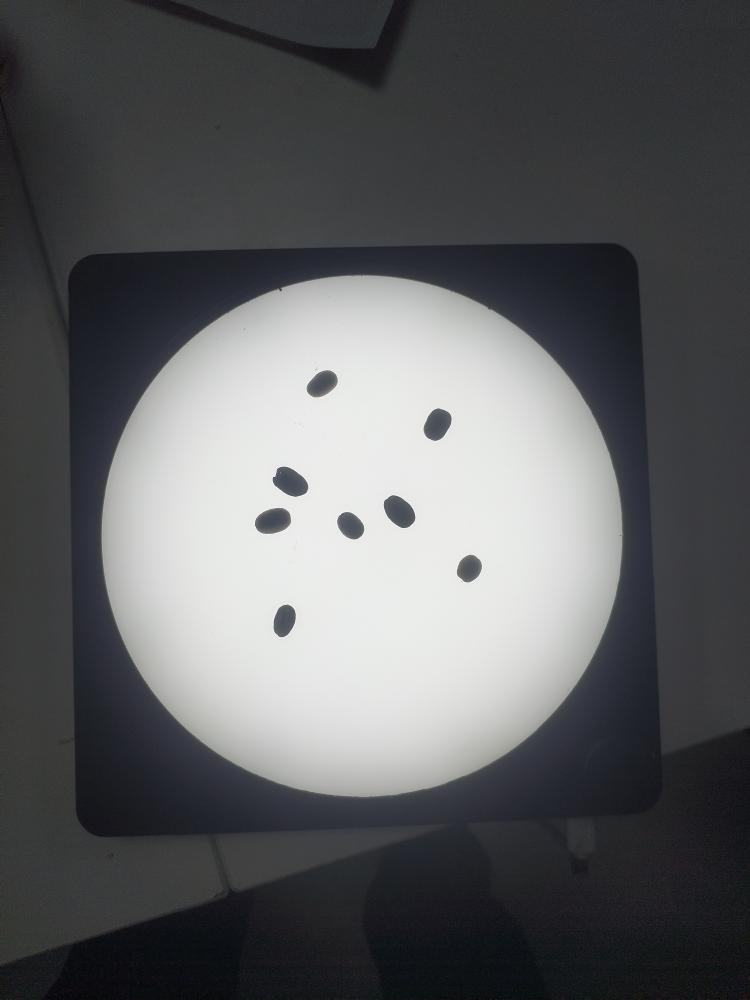
#> input picture particle-core-coffee_bean/57a45b82b6f74f4c59cb697522828378b8d87e55.jpg, 3000 x 4000 px (shown at 1/4 size)
$ python -i coffee_beans_analyze.py   (imports and definitions only)
#> lines starting #> are read from the running program, lines starting #| are printed output that depends on the picture; after the words box and inside, x2 and y2 are one past the last pixel; in counts of white or black regions, pixels touching at a corner belong together
#%% 导入库
import numpy as np
import cv2

#%% 配置常量
IMAGE_SIZE = 3500  # 1750 * 2
COLOR_THRESHOLD = 210

#%% 图像预处理和ROI检测
def preprocess_img(img_cv):
    """预处理图像：灰度化、检测圆形ROI、背景去除和标准化裁切"""
    # 转为灰度图
    img = cv2.cvtColor(img_cv, cv2.COLOR_RGB2GRAY)

    # 缩放图像
    size_ = min(img.shape)
    ratio_ = IMAGE_SIZE / size_
    shape_ = (int(img.shape[1]*ratio_), int(img.shape[0]*ratio_))
    img = cv2.resize(img, shape_)
#> img: shape (4666, 3500)

    # 缩小图像用于圆盘检测
    tmp = cv2.resize(img, (int(img.shape[1]/10), int(img.shape[0]/10)))
    _, binary = cv2.threshold(tmp, 0, 255, cv2.THRESH_BINARY + cv2.THRESH_OTSU)
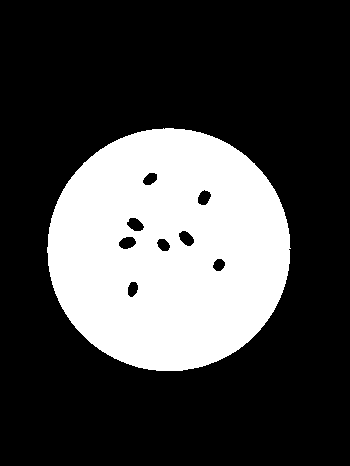
#> binary: shape (466, 350); 27.8% white; 1 white region

    # 找最大白色连通区域，拟合最小外接圆
    contours, _ = cv2.findContours(binary, cv2.RETR_EXTERNAL, cv2.CHAIN_APPROX_SIMPLE)
#> contours = 1 contour; box (x1, y1, x2, y2) and area: (47, 128, 291, 371) 46016
    if not contours:
        raise ValueError("未检测到圆形 ROI，请检查图像或调整参数")
    largest = max(contours, key=cv2.contourArea)
#> largest = contour of 354 points, box (x1, y1, x2, y2) (47, 128, 291, 371), area 46016
    (cx_small, cy_small), r_small = cv2.minEnclosingCircle(largest)
#> cx_small = 168.5; cy_small = 249.3; r_small = 121.6
    circle = np.array([cx_small * 10, cy_small * 10, r_small * 10])
#> circle = [1684.5, 2493.2, 1215.7]

    # 裁切边界 clamp 到图像范围内
    x0 = int(max(0, circle[0] - circle[2]))
#> x0 = 468
    x1 = int(min(img.shape[1], circle[0] + circle[2]))
#> x1 = 2900
    y0 = int(max(0, circle[1] - circle[2]))
#> y0 = 1277
    y1 = int(min(img.shape[0], circle[1] + circle[2]))
#> y1 = 3708

    # 创建圆形掩膜
    mx, my = np.meshgrid(np.arange(img.shape[1]), np.arange(img.shape[0]))
    mask = np.sqrt((mx - circle[0])**2 + (my - circle[1])**2) < circle[2]
#> mask: shape (4666, 3500) bool; 28.4% white; 1 white region, box (x1, y1, x2, y2) and area: (469, 1278, 2901, 3709) 4643003
    vtmp1 = img[mask]
    img_ = img.copy()
    img_[~mask] = np.percentile(vtmp1, 5)
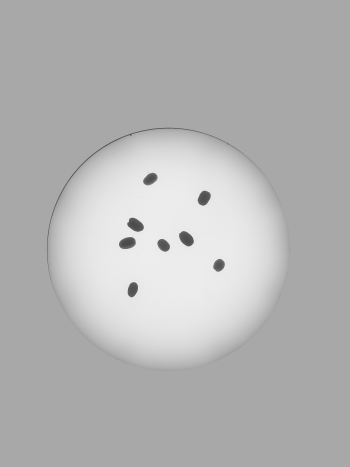
#> img_: shape (4666, 3500) (shown at 1/10 size); min 32, max 255, mean 180.8

    # 高斯滤波和局部归一化（缩4x计算后放大，速度提升约70x）
    _scale = 4
    _small = cv2.resize(img_, (img_.shape[1]//_scale, img_.shape[0]//_scale))
    _Gsmall = cv2.GaussianBlur(_small.astype(np.float32) / 255.0, (0, 0), 160 // _scale)
    Gimg = cv2.resize(_Gsmall, (img_.shape[1], img_.shape[0]))

    img_new = img_.astype(np.float64) / 255.0 / (Gimg + 1e-8)
    img_new = np.clip(img_new, 0, 1) * 255
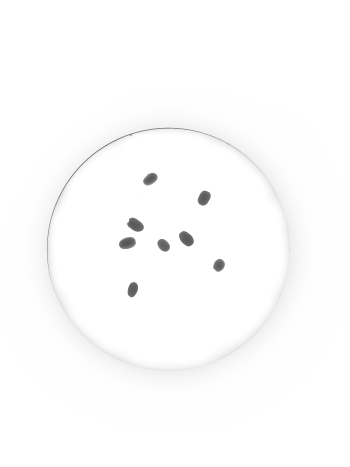
#> img_new: shape (4666, 3500) float64 (shown at 1/10 size); min 38.03, max 255, mean 252.7
    img_new = img_new.astype(np.uint8)

    # 裁切ROI区域
    img_cat = img_new[y0:y1, x0:x1]
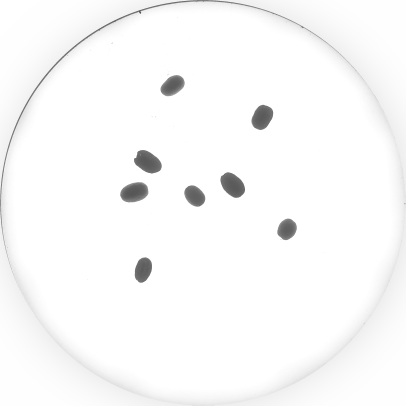
#> img_cat: shape (2431, 2432) (shown at 1/6 size); min 38, max 255, mean 249.3

    # 创建圆形掩膜并处理边缘（基于实际裁切尺寸）
    crop_h, crop_w = img_cat.shape[:2]
    cx_crop = int(circle[0]) - x0
#> cx_crop = 1216
    cy_crop = int(circle[1]) - y0
#> cy_crop = 1216
    r_crop  = int(circle[2])
#> r_crop = 1215
    mx, my = np.meshgrid(np.arange(crop_w), np.arange(crop_h))
    mask = np.sqrt((mx - cx_crop)**2 + (my - cy_crop)**2) > (r_crop - 20)
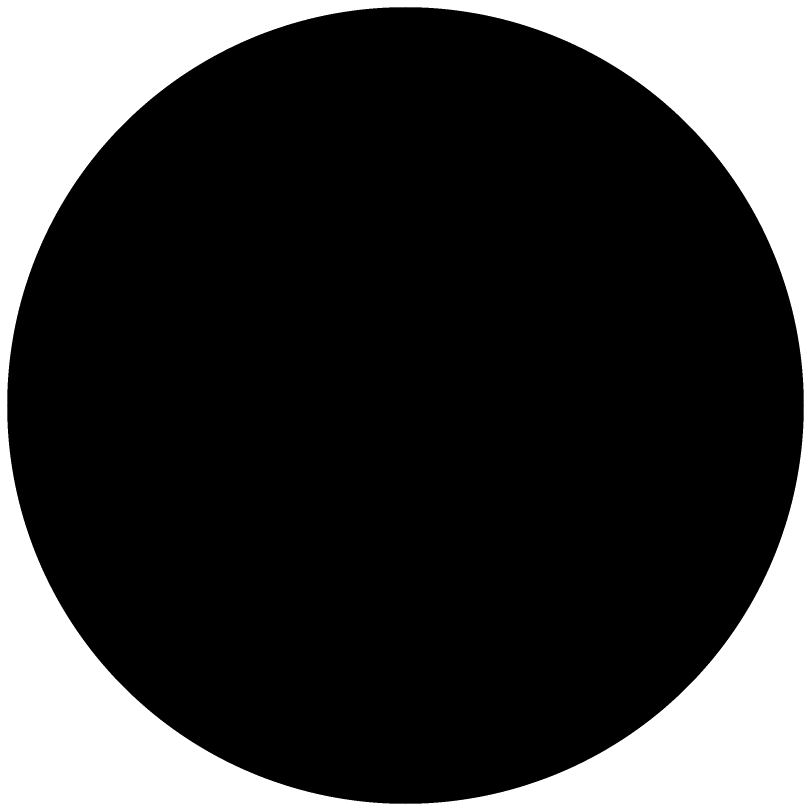
#> mask: shape (2431, 2432) bool (shown at 1/3 size); 24.1% white; 1 white region, box (x1, y1, x2, y2) and area: (0, 0, 2432, 2431) 1426067
    img_cat_ = img_cat.copy()
    img_cat_[mask] = 255

    # 标准化尺寸
    circle = (circle * IMAGE_SIZE / img_cat_.shape[0]).astype(np.int32)
#> circle = [2425, 3589, 1750]
    img_cat_ = cv2.resize(img_cat_, (IMAGE_SIZE, IMAGE_SIZE))
#> img_cat_: shape (3500, 3500)

    return img_cat_, circle

#%% 轮廓平滑
def smooth_granular(gra):
    """平滑轮廓点"""
    if gra.shape[0] < 3:
        return gra.squeeze()

    gra = gra.squeeze().astype(float)
    n = gra.shape[0]
    n2 = n // 2
    gra_ext = np.vstack((gra, gra[1:, :]))

    # 应用均值滤波
    for _ in range(1):
        for i in range(gra_ext.shape[1]):
            vec = gra_ext[:, i]
            for j in range(1, n2+n-1):
                vec[j] = vec[j-1] + (vec[j+1] - vec[j-1]) / 3

    return gra_ext[n2+1:n2+n+1, :]

#%% 几何特征计算
def cal_area(points):
    """计算多边形面积"""
    if len(points) < 3:
        return 0
    x = points[:, 0]
    y = points[:, 1]
    return 0.5 * np.abs(np.dot(x, np.roll(y, 1)) - np.dot(y, np.roll(x, 1)))

def cal_perimeter(points):
    """计算多边形周长"""
    if points.shape[0] < 2:
        return 0
    diffs = np.diff(points, axis=0, prepend=points[-1:])
    return np.sum(np.sqrt(np.sum(diffs**2, axis=1)))

def calculate_short_axis(points):
    """计算咖啡豆的短轴直径（像素单位）"""
    if len(points) < 5:
        rect = cv2.minAreaRect(points.astype(np.float32))
        return min(rect[1])
    ellipse = cv2.fitEllipse(points.astype(np.float32))
    return min(ellipse[1])


def calculate_short_axis_robust(points):
    """
    两次判断短轴（防止弧形/薄片轮廓导致 fitEllipse 虚高）：
    第一次：fitEllipse 快速估算。
    第二次：若结果明显偏大（> 距离变换最大内切圆直径 * 1.5），
            则以距离变换值为准——真正粗壮的豆子内切圆半径接近短轴/2；
            薄弧形轮廓 dist.max 极小，说明 fitEllipse 有误。
    """
    pts = points.reshape(-1, 2)
    sa = calculate_short_axis(pts)

    # 用距离变换计算最大内切圆直径
    pad = 3
    x0 = max(0, int(pts[:, 0].min()) - pad)
    y0 = max(0, int(pts[:, 1].min()) - pad)
    x1 = int(pts[:, 0].max()) + pad + 1
    y1 = int(pts[:, 1].max()) + pad + 1
    h, w = y1 - y0, x1 - x0
    if h <= 0 or w <= 0:
        return sa
    mask = np.zeros((h, w), dtype=np.uint8)
    lp = (pts - np.array([x0, y0])).reshape(-1, 1, 2).astype(np.int32)
    cv2.drawContours(mask, [lp], -1, 255, -1)
    dist = cv2.distanceTransform(mask, cv2.DIST_L2, 5)
    inscribed_diam = dist.max() * 2

    # 若 fitEllipse 短轴 > 内切圆直径 * 1.5，说明估算有误，取内切圆直径
    if inscribed_diam > 0 and sa > inscribed_diam * 1.5:
        return inscribed_diam
    return sa

def get_granular_info(points):
    """计算颗粒几何特征"""
    center = np.mean(points, axis=0)
    points_float = points.reshape(-1, 1, 2).astype(np.float32)
    hull = cv2.convexHull(points_float).reshape(-1, 2)

    area = cal_area(points)
    convex_area = cal_area(hull)
    perimeter = cal_perimeter(points)
    perimeter_conv = cal_perimeter(hull)

    if area < 1 or convex_area < 1:
        area = convex_area = perimeter = perimeter_conv = points.shape[0]

    shape_ratio = area / convex_area if convex_area > 0 else 0
    short_axis_pixel = calculate_short_axis(points)

    return [
        points.shape[0],   # 像素周长
        area,              # 实际面积
        convex_area,       # 凸包面积
        shape_ratio,       # 形状系数
        perimeter,         # 周长
        perimeter_conv,    # 凸包周长
        center[0],         # 中心X
        center[1],         # 中心Y
        short_axis_pixel   # 短轴直径（像素）
    ]

#%% 粘连颗粒拆分
def _min_neck_ratio(points):
    """
    计算轮廓的最小颈部宽度比 = min(欧氏距离 / 轮廓弧长距离)。
    两豆相切时：欧氏距离≈0，弧长≈N/2，比值≈0（极小）。
    单豆凹陷时：两点均在同一侧，弧长相对较短，比值较大。
    """
    n = points.shape[0]
    diff = points[:, np.newaxis, :] - points[np.newaxis, :, :]
    Dmat = np.sqrt(np.sum(diff**2, axis=2))
    np.fill_diagonal(Dmat, 1)
    idx_diff = np.abs(np.arange(n)[:, np.newaxis] - np.arange(n))
    D2 = np.where(idx_diff > n // 2, n - idx_diff, idx_diff)
    D2[D2 == 0] = 1
    conv_ratio = Dmat / D2
    mask = (idx_diff < 3) | (idx_diff > n - 3)
    conv_ratio[mask] = np.inf
    return float(np.nanmin(conv_ratio))


def is_split_granular(points):
    """判断是否需要拆分粘连颗粒"""
    if points.shape[0] < 10:
        return False
    area = cal_area(points)
    if area < 4:
        return False
    hull = cv2.convexHull(points.reshape(-1, 1, 2).astype(np.float32))
    convex_area = cal_area(hull.reshape(-1, 2))
    shape_ratio = area / convex_area if convex_area > 0 else 1

    # 情形1：明显粘连（形状系数低）且存在真正的颈部收缩
    # 注意：单颗天然凹形豆 sr 也可能 < 0.85，但无真正颈部（neck 较大），不应拆分
    neck = _min_neck_ratio(points)
    if shape_ratio < 0.85 and neck < 0.20:
        return True

    # 情形2：接触/相切——形状系数接近1，但轮廓上存在颈部收缩
    # 颈宽比 < 0.15：覆盖轻微到中等程度的粘连（面积 > 15000）
    if area > 15000 and neck < 0.15:
        return True
    # 颈宽比 < 0.20：大簇（面积 > 35000）允许更宽的颈部
    if area > 35000 and neck < 0.20:
        return True

    # 情形3：两豆紧密重叠——形状系数/颈宽比均接近单豆，但椭圆长短轴比过大
    # 单颗咖啡豆长短轴比通常 ≤ 1.8；两豆叠放时合并椭圆比值 > 1.95
    if area > 12000:
        try:
            ell = cv2.fitEllipse(points.astype(np.float32))
            axes = ell[1]  # (width, height) 即两轴长度
            aspect = max(axes) / min(axes) if min(axes) > 0 else 1.0
            if aspect > 1.95:
                return True
        except Exception:
            pass

    return False

# [15 lines left out: function split_granular, not called in this run]

def _shape_ratio(points):
    """计算轮廓的形状系数（面积/凸包面积）"""
    if len(points) < 3:
        return 0.0
    hull = cv2.convexHull(points.reshape(-1, 1, 2).astype(np.float32))
    convex_area = cal_area(hull.reshape(-1, 2))
    if convex_area < 1:
        return 0.0
    return cal_area(points) / convex_area


# [434 lines left out: functions _has_two_peaks, split_granular_1to2, _split_by_distance_peaks, _neck_split_forced, _force_split_mesh31, _erode_and_reconstruct, not called in this run]


#%% 后处理
def postprocess_contours(contours, circle=None, img_processed=None):
    """后处理轮廓：粘连拆分"""
    # 预估单颗豆中位面积：只用 is_split_granular=False 的轮廓（形态正常的孤立豆），
    # 排除碎片（<10000）和明显多豆聚簇，保证 pre_median 准确反映单颗豆大小
    _single_areas = []
    for _c in contours:
        if _c.shape[0] < 3:
            continue
        _pts = _c.reshape(-1, 2).astype(float)
        _a = cal_area(_pts)
        if _a < 10000:
            continue
        if not is_split_granular(_pts):
            _single_areas.append(_a)
    pre_median = float(np.median(_single_areas)) if len(_single_areas) >= 5 else None

    # 第一遍：用形状/颈部条件拆分明显粘连
    # 颈部拆分失败时，用连接桥腐蚀法兜底（适用于圆形花瓣形/侧面相切）
    results = []
    for contour in contours:
        if contour.shape[0] < 3:
            continue
        smoothed = smooth_granular(contour)
        area_s = cal_area(smoothed)
        # 面积 < 1.3× 预估中位值：极可能是单颗异形豆，跳过第一遍拆分
        if is_split_granular(smoothed) and (pre_median is None or area_s >= pre_median * 1.3):
            stack = [smoothed]
            while stack:
                current = stack.pop(0)
                part1, part2, _ = split_granular_1to2(current)
                if part1.size == 0:
                    p1, p2 = _neck_split_forced(current)
                    if p1.size > 0:
                        for part in [p1, p2]:
                            # 切割后子块面积不足 0.6× 中位值 → 撤销，保留原块
                            if pre_median and cal_area(part) < pre_median * 0.6:
                                results.append(current)
                                break
                            elif is_split_granular(part):
                                stack.append(part)
                            else:
                                results.append(part)
                    else:
                        results.append(current)
                else:
                    # 切割后任一子块面积 < 0.6× 中位值 → 撤销，保留原块
                    a1, a2 = cal_area(part1), cal_area(part2)
                    if pre_median and (a1 < pre_median * 0.6 or a2 < pre_median * 0.6):
                        results.append(current)
                    else:
                        if not is_split_granular(part1):
                            results.append(part1)
                        else:
                            stack.append(part1)
                        if not is_split_granular(part2):
                            results.append(part2)
                        else:
                            stack.append(part2)
        else:
            results.append(smoothed)

    # 第二遍：两豆侧面相切/花瓣形/桥接形，用分水岭或连接桥腐蚀拆分
    # 触发条件：(1) 面积 > 1.5x 中位值（明显过大）
    #           (2) 面积 ≥ 7000 且 shape_ratio < 0.60（明显凹陷，可能是残片或多豆桥接）
    valid_areas = [cal_area(c) for c in results if cal_area(c) >= 7000]
    if len(valid_areas) >= 5:
        median_area = float(np.median(valid_areas))
        area_threshold = median_area * 1.5
        for _ in range(6):  # 最多迭代6次，直到收敛
            next_pass = []
            split_any = False
            for c in results:
                pts = c.reshape(-1, 2) if c.ndim != 2 else c
                area = cal_area(pts)
                sr = _shape_ratio(pts)
                # 面积过大：要求 sr < 0.90（近圆形单豆不拆）
                # 形状系数过低：面积 ≥ 7000 且明显凹陷
                should_try = (area > area_threshold and sr < 0.95) or (area >= 7000 and sr < 0.60)
                if should_try:
                    # 第一优先：腐蚀重建（小块自动合并到邻近大块，不产生圆圈伪影）
                    if img_processed is not None:
                        pieces = _erode_and_reconstruct(c, img_processed, median_area=median_area)
                        if pieces:
                            next_pass.extend(pieces)
                            split_any = True
                            continue
                    # 腐蚀重建失败：颈部切割
                    p1, p2 = _neck_split_forced(c)
                    if p1.size > 0:
                        next_pass.extend([p1, p2])
                        split_any = True
                        continue
                    # 近圆形多豆聚簇：距离峰值切割
                    if sr > 0.85:
                        pieces = _split_by_distance_peaks(c)
                        if pieces:
                            next_pass.extend(pieces)
                            split_any = True
                            continue
                    # 全部失败：形状系数 < 0.50 → 丢弃
                    if sr < 0.50:
                        split_any = True
                        continue
                next_pass.append(c)
            results = next_pass
            if not split_any:
                break

    # 最终检查：长细比 >= 2.5 的 blob 可能是两颗端对端粘连的豆，强制颈部拆分
    final_results = []
    for c in results:
        a = cal_area(c)
        if a >= 7000:
            try:
                ell = cv2.fitEllipse(c.reshape(-1, 1, 2).astype(np.float32))
                aspect = max(ell[1]) / min(ell[1]) if min(ell[1]) > 0 else 1.0
            except Exception:
                aspect = 1.0
            if aspect >= 2.5:
                p1, p2, _ = split_granular_1to2(c, force=True)
                if p1.size > 0:
                    final_results.extend([p1, p2])
                    continue
        final_results.append(c)
    results = final_results

    # 最终检查：目数=31（短轴>11.91mm）的 blob 必然粘连，强制拆分
    # 循环直到没有新的拆分发生（处理拆分后子块仍然≥31的情况）
    if circle is not None and circle[2] > 0:
        pixel_to_mm = 175.0 / (circle[2] * 2)
        mesh31_px = 11.91 / pixel_to_mm  # 超过此像素短轴 = 目数31

        for _ in range(6):  # 最多迭代6次，直到收敛
            # 每轮重新计算正常豆子中位面积（排除当前仍≥31的异常blob）
            normal_areas = [cal_area(c.reshape(-1, 2) if c.ndim != 2 else c)
                            for c in results
                            if (cal_area(c.reshape(-1, 2) if c.ndim != 2 else c) >= 7000
                                and calculate_short_axis_robust(
                                    c.reshape(-1, 2) if c.ndim != 2 else c
                                ) <= mesh31_px)]
            median_area = float(np.median(normal_areas)) if normal_areas else 15000.0

            mesh31_results = []
            any_split = False
            for c in results:
                pts = c.reshape(-1, 2) if c.ndim != 2 else c
                sa = calculate_short_axis_robust(pts)
                if sa > mesh31_px:
                    # 第一优先：conv_ratio 颈部切割
                    p1, p2 = _neck_split_forced(c)
                    if p1.size == 0:
                        # 第二优先（用户建议）：颈宽阈值切割
                        # 阈值 = 4mm，适合粘连咖啡豆颈部宽度
                        max_neck_px = 4.0 / pixel_to_mm
                        p1, p2 = _force_split_mesh31(c, max_neck_px)
                    if p1.size == 0 and img_processed is not None:
                        # 第三优先：腐蚀分割法（逐步腐蚀深色像素区域直到分裂）
                        pieces = _erode_and_reconstruct(c, img_processed, median_area=median_area)
                        if pieces:
                            mesh31_results.extend(pieces)
                            any_split = True
                            continue
                    if p1.size == 0:
                        # 第四优先：距离变换峰值切割（近凸形聚簇）
                        if _shape_ratio(pts) > 0.85:
                            pieces = _split_by_distance_peaks(c)
                            if pieces:
                                mesh31_results.extend(pieces)
                                any_split = True
                                continue
                    if p1.size > 0:
                        mesh31_results.extend([p1, p2])
                        any_split = True
                        continue
                mesh31_results.append(c)
            results = mesh31_results
            if not any_split:
                break

    return results

#%% 主函数
def granular_recon(img_cv):
    """
    主函数：处理图像并返回颗粒特征

    参数:
        img_cv: OpenCV读取的BGR图像

    返回:
        circle: ROI圆参数 (x, y, radius)
        Ginfos_copy_sort: 按面积排序的特征矩阵
        short_axes_pixel: 短轴直径列表（像素单位）
    """
    # 1. 图像预处理
    img_processed, circle = preprocess_img(img_cv)
#> circle = [2425, 3589, 1750]

    # 2. 二值化和轮廓检测
    _, binary = cv2.threshold(img_processed, COLOR_THRESHOLD, 255, cv2.THRESH_BINARY)
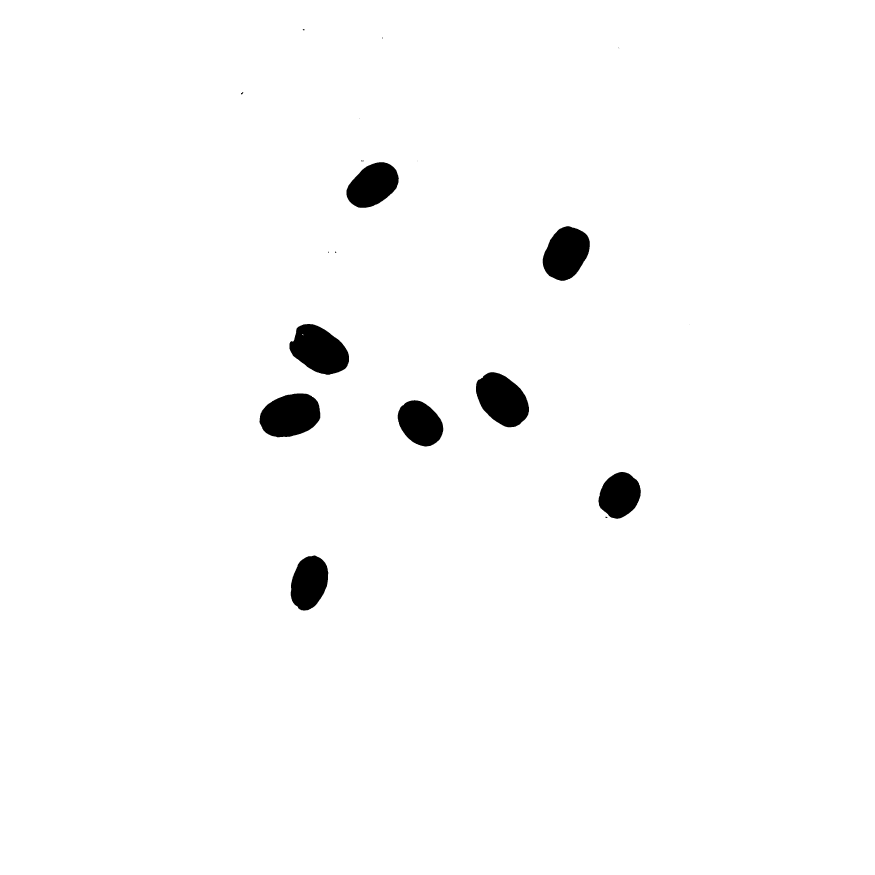
#> binary: shape (3500, 3500) (shown at 1/4 size); 98.1% white; 20 black regions (7 under 20 px), largest, box (x1, y1, x2, y2) and area: (1158, 1296, 1396, 1499) 33201, (1038, 1574, 1281, 1749) 32898, (1904, 1489, 2116, 1709) 32540
    binary = 255 - binary
#> binary: shape (3500, 3500); 1.9% white; 20 white regions (7 under 20 px)
    contours, _ = cv2.findContours(binary, cv2.RETR_EXTERNAL, cv2.CHAIN_APPROX_NONE)
#> contours = 20 contours, 10 with area under 20; largest, box (x1, y1, x2, y2) and area: (1158, 1296, 1396, 1499) 32910, (1038, 1574, 1281, 1749) 32593, (1904, 1489, 2116, 1709) 32248, (2171, 905, 2359, 1124) 29372, (1386, 649, 1595, 831) 26546
#> (the rest of the program and of its run is left out)
